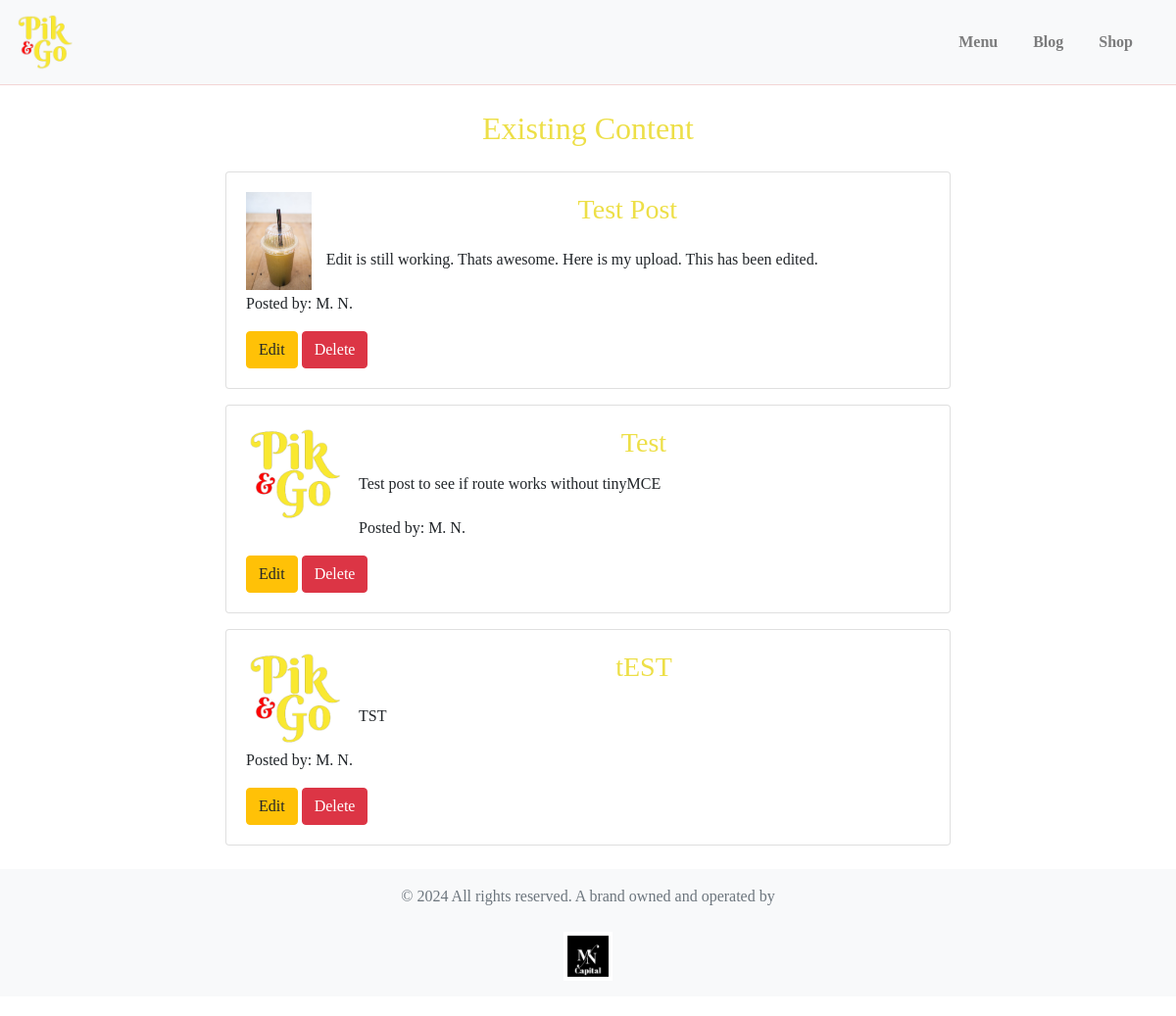
Before: /admin/edit_content_list (signed in) with the older database file.
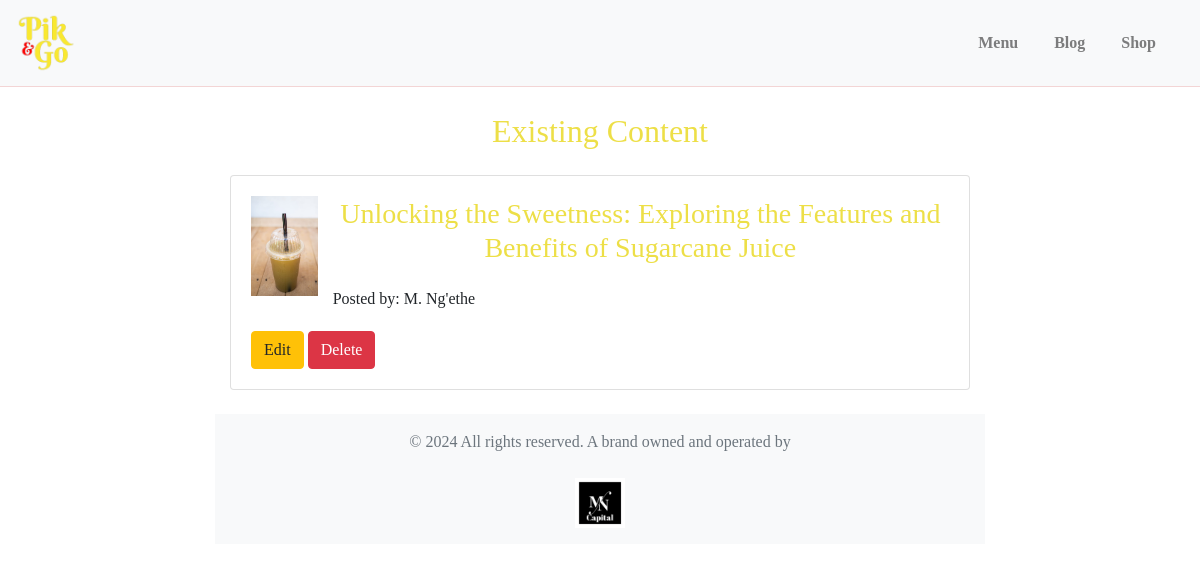
After: the same page with the newer database file.
### app/models.py (models this page shows)
class Content(db.Model):
    id = db.Column(db.Integer, primary_key=True)
    title = db.Column(db.String(255), nullable=False)
    body = db.Column(db.Text, nullable=False)
    image_filename = db.Column(db.String(255))
    created_at = db.Column(db.DateTime, default=datetime.utcnow())
    author = db.Column(db.String(100), nullable=False, default='')

### app/routes.py (the view)
@bp.route('/admin/edit_content_list')
def edit_content_list():
    if not session.get('admin_logged_in'):
        return redirect(url_for('routes.admin_login'))
    form = ContentForm()
    contents = Content.query.all()
    return render_template('edit_content_list.html', form=form, contents=contents)

### app/templates/edit_content_list.html (shortened to what this page needs)
{% extends 'base.html' %}
{% block content %}
<div class="container my-4">
    <h2 class="text-center my-4">Existing Content</h2>
    {% for content in contents %}
        <div class="card mb-3">
            <div class="card-body">
                {% if content.image_filename %}
                    <img src="{{ url_for('static', filename='uploads/' + content.image_filename) }}" alt="Post Image" class="img-fluid" style="max-width: 100px; max-height: 100px; float: left; margin-right: 15px;">
                {% endif %}
                <h3 class="card-title">{{ content.title }}</h3>
                <div class="body">
                    <p>{{ content.body[:100] | safe }}</p>
                </div>
                <div class="author-info">
                    <p>Posted by: {{ content.author }}</p>
                </div>
                <a href="{{ url_for('routes.edit_content', content_id=content.id) }}" class="btn btn-warning">Edit</a>
                <form method="post" action="{{ url_for('routes.delete_content', content_id=content.id) }}" style="display: inline;">
                    <button type="submit" class="btn btn-danger" onclick="return confirm('Are you sure you want to delete this post?')">Delete</button>
                </form>
            </div>
        </div>
    {% endfor %}
</div>
{% endblock %}

Changed rows visible on the page:
removed Content: image_filename (picture), title "Test Post", body "Edit is still working. Thats awesome. Here is my upload. This has been edited.", author "M. N."
removed Content: image_filename (picture), title "Test", body "Test post to see if route works without tinyMCE", author "M. N."
removed Content: image_filename (picture), title "tEST", body "TST", author "M. N."
added Content: image_filename (picture), title "Unlocking the Sweetness: Exploring the Features and Benefits of Sugarcane Juice", author "M. Ng'ethe"
